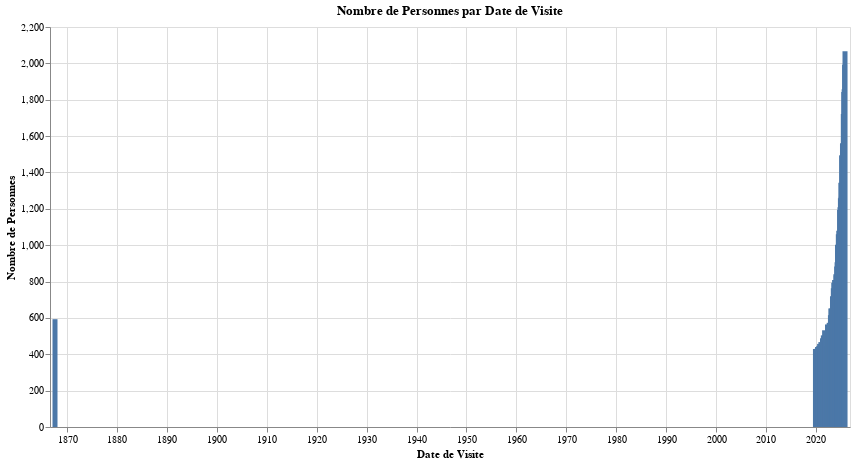

Notebook cell for this chart:
### Code cell
visit_start_dates_summary = df_visit.groupby('visit_date')['person_id'].count().reset_index()

# bar chart
chart = alt.Chart(visit_start_dates_summary).mark_bar().encode(
    x=alt.X('visit_date:T', title='Date de Visite'),
    y=alt.Y('person_id:Q', title='Nombre de Personnes')
).properties(
    title='Nombre de Personnes par Date de Visite',
    width=800,
    height=400
)

# plot chart
chart

### Figure 1 — Vega-Lite specification as saved in the notebook (floating-point values rounded to 4 significant figures)
{"config": {"view": {"continuousWidth": 300, "continuousHeight": 300}}, "data": {"name": "data-70ff65fa075d5485c7939741b773dc5d"}, "mark": {"type": "bar"}, "encoding": {"x": {"field": "visit_date", "title": "Date de Visite", "type": "temporal"}, "y": {"field": "person_id", "title": "Nombre de Personnes", "type": "quantitative"}}, "height": 400, "title": "Nombre de Personnes par Date de Visite", "width": 800, "$schema": "https://vega.github.io/schema/vega-lite/v5.20.1.json", "datasets": {"data-70ff65fa075d5485c7939741b773dc5d": [{"visit_date": "1867-08", "person_id": 593}, {"visit_date": "2019-12", "person_id": 429}, {"visit_date": "2020-01", "person_id": 406}, {"visit_date": "2020-02", "person_id": 357}, {"visit_date": "2020-03", "person_id": 430}, {"visit_date": "2020-04", "person_id": 402}, {"visit_date": "2020-05", "person_id": 440}, {"visit_date": "2020-06", "person_id": 422}, {"visit_date": "2020-07", "person_id": 419}, {"visit_date": "2020-08", "person_id": 446}, {"visit_date": "2020-09", "person_id": 405}, {"visit_date": "2020-10", "person_id": 457}, {"visit_date": "2020-11", "person_id": 444}, {"visit_date": "2020-12", "person_id": 421}, {"visit_date": "2021-01", "person_id": 467}, {"visit_date": "2021-02", "person_id": 410}, {"visit_date": "2021-03", "person_id": 427}, {"visit_date": "2021-04", "person_id": 423}, {"visit_date": "2021-05", "person_id": 488}, {"visit_date": "2021-06", "person_id": 452}, {"visit_date": "2021-07", "person_id": 504}, {"visit_date": "2021-08", "person_id": 458}, {"visit_date": "2021-09", "person_id": 487}, {"visit_date": "2021-10", "person_id": 532}, {"visit_date": "2021-11", "person_id": 478}, {"visit_date": "2021-12", "person_id": 512}, {"visit_date": "2022-01", "person_id": 494}, {"visit_date": "2022-02", "person_id": 467}, {"visit_date": "2022-03", "person_id": 489}, {"visit_date": "2022-04", "person_id": 448}, {"visit_date": "2022-05", "person_id": 564}, {"visit_date": "2022-06", "person_id": 517}, {"visit_date": "2022-07", "person_id": 559}, {"visit_date": "2022-08", "person_id": 562}, {"visit_date": "2022-09", "person_id": 573}, {"visit_date": "2022-10", "person_id": 551}, {"visit_date": "2022-11", "person_id": 487}, {"visit_date": "2022-12", "person_id": 615}, {"visit_date": "2023-01", "person_id": 652}, {"visit_date": "2023-02", "person_id": 546}, {"visit_date": "2023-03", "person_id": 625}, {"visit_date": "2023-04", "person_id": 654}, {"visit_date": "2023-05", "person_id": 719}, {"visit_date": "2023-06", "person_id": 669}, {"visit_date": "2023-07", "person_id": 763}, {"visit_date": "2023-08", "person_id": 794}, {"visit_date": "2023-09", "person_id": 744}, {"visit_date": "2023-10", "person_id": 809}, {"visit_date": "2023-11", "person_id": 754}, {"visit_date": "2023-12", "person_id": 781}, {"visit_date": "2024-01", "person_id": 840}, {"visit_date": "2024-02", "person_id": 832}, {"visit_date": "2024-03", "person_id": 883}, {"visit_date": "2024-04", "person_id": 906}, {"visit_date": "2024-05", "person_id": 1002}, {"visit_date": "2024-06", "person_id": 969}, {"visit_date": "2024-07", "person_id": 1060}, {"visit_date": "2024-08", "person_id": 1079}, {"visit_date": "2024-09", "person_id": 1052}, {"visit_date": "2024-10", "person_id": 1194}, {"visit_date": "2024-11", "person_id": 1208}, {"visit_date": "2024-12", "person_id": 1258}, {"visit_date": "2025-01", "person_id": 1344}, {"visit_date": "2025-02", "person_id": 1267}, {"visit_date": "2025-03", "person_id": 1493}, {"visit_date": "2025-04", "person_id": 1495}, {"visit_date": "2025-05", "person_id": 1560}, {"visit_date": "2025-06", "person_id": 1531}, {"visit_date": "2025-07", "person_id": 1721}, {"visit_date": "2025-08", "person_id": 1843}, {"visit_date": "2025-09", "person_id": 1858}, {"visit_date": "2025-10", "person_id": 1993}, {"visit_date": "2025-11", "person_id": 2067}]}}
